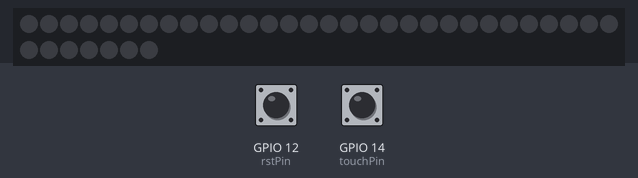
The sketch below on a simulated ESP32. Parts: 37 RGB LEDs in strip order, left to right, continuing on the next row. The inputs (shaded band) are chosen by the test bench; at power-on: GPIO 14 (touchPin) HIGH, GPIO 12 (rstPin) HIGH. Dim RGB values are drawn brighter than linear; what the sketch prints to the serial monitor is not drawn.

Above: at 1.2 s.
1.3 s: GPIO 14 (touchPin) pulled LOW for 1 s
At 3.3 s:
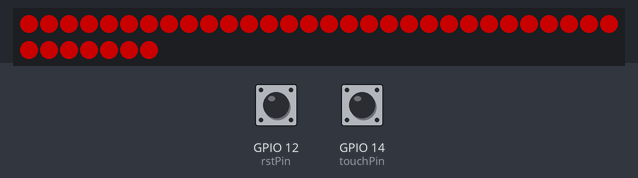
3.8 s: GPIO 12 (rstPin) pulled LOW for 3.2 s
At 5.46 s:
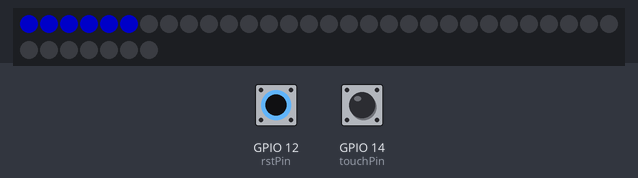
8.5 s: GPIO 14 (touchPin) pulled LOW for 0.15 s
At 9.7 s:
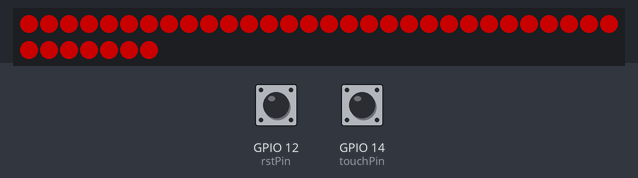
10.1 s: GPIO 14 (touchPin) pulled LOW for 0.15 s
At 11.1 s:
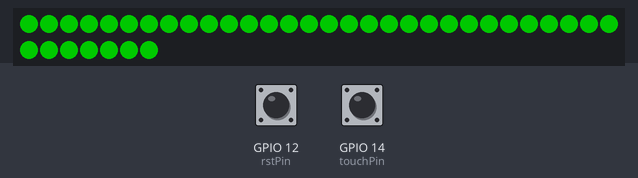
11.7 s: GPIO 14 (touchPin) pulled LOW for 3.2 s
At 12.1 s:
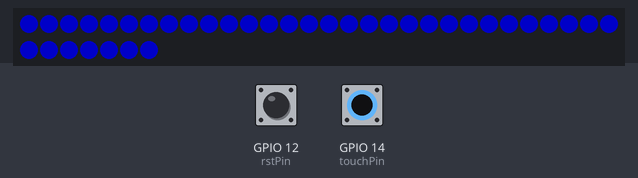
Timing chart, 0 to 14.6 s (numbered marks = the images above; inputs shaded):
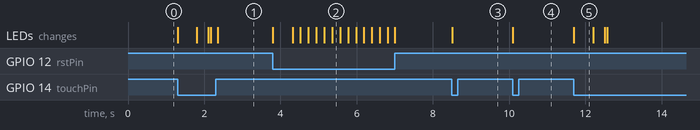

The sketch:

Lamp_Web_V2.ino
```cpp
#include <WiFiManager.h>
#include <Adafruit_NeoPixel.h>

#define rstPin 12
#define LEDPin 13
#define touchPin 14
#define LEDCount 37

int brightness = 100;
int varBright = 255;
int rstTime = 0;
bool canRst = true;
int LEDNum = 0;
const int maxCount = 6500;
unsigned long lastPressTime = 0;
bool isFirstPress = true;
bool isButtonPressed = false;  // Flag to track button state
int timeout = 120; // seconds to run for
int pattern = 0;
int numPatterns = 6;
bool canChange = true;
bool patternOn = false;
int touchState = HIGH;
int lastTouchState = HIGH;
unsigned long touchTime = 0;
unsigned long lastDebounceTime = 0;  // the last time the output pin was toggled
unsigned long debounceDelay = 50;    // the debounce time; increase if the output flickers

Adafruit_NeoPixel strip(LEDCount, LEDPin, NEO_GRB + NEO_KHZ800);

void setup() {
  WiFi.mode(WIFI_STA);
  Serial.begin(115200);
  strip.begin();
  strip.show();
  strip.setBrightness(brightness);
  pinMode(rstPin, INPUT_PULLUP);
  pinMode(touchPin, INPUT_PULLUP);
}

void loop() {
  int rstState = digitalRead(rstPin);
  unsigned long currentTime = millis();
  int touchState = digitalRead(touchPin);
  // Button pressed
  if (rstState == LOW) {
    // Debounce to avoid false detections
    if (!isButtonPressed) {
      isButtonPressed = true;

      // First press
      if (isFirstPress) {
        lastPressTime = currentTime;
        isFirstPress = false;
        strip.clear();
        strip.show();
        patternOn = false;
      }
      // Second press within 3 seconds
      else if (currentTime - lastPressTime < 3000) {
        // Perform specific actions here (e.g., enter AP mode)
        WiFiManager wm;
        wm.resetSettings();
        wm.setConfigPortalTimeout(timeout);

        if (!wm.startConfigPortal("OnDemandAP")) {
          Serial.println("Failed to connect and hit timeout");
          delay(3000);
          ESP.restart();
          delay(5000);
        }

        Serial.println("Connected...yeey :)");
        isFirstPress = true;
      }
    } if (rstTime < maxCount && canRst) {
        rstTime++;
      } else if (rstTime >= maxCount) {
        int i = 0;
        rstTime = 1;
        canRst = false;
        while (i < 255 * 2) {
          strip.fill(strip.Color(0, 255 - i / 2, 0), 0, LEDCount);
          strip.show();
          i++;
        }
      } if (rstTime > 500 && rstTime < maxCount) {
        LEDNum = map(rstTime, 500, maxCount, 0, LEDCount);
        isFirstPress = true;
        strip.setPixelColor(LEDNum, strip.Color(0, 0, 255));
        strip.show();
      }
  }
  // Button not pressed
  else {
    // Debounce to avoid false detections
    if (isButtonPressed) {
      isButtonPressed = false;
      strip.fill(strip.Color(0, 0, 0), 0, LEDCount);
      strip.show();
      // Reset for a single press
      if (currentTime - lastPressTime >= 3000) {
      isFirstPress = true;
      }
      rstTime = 0;
      canRst = true;
    }
  }
  if (touchState != lastTouchState){
      touchTime = millis();
      if (touchState == LOW){
        if (canChange){
          canChange = false;
          if (patternOn){

            if (pattern >= numPatterns){
              pattern = 0;
            }
            else{
              pattern++;
            }
          } else {
            patternOn = true;
          }
        patterns(pattern);
        strip.show();
        Serial.println(pattern);
        }
      } else {
        delay(50);
        if (touchState == HIGH){
          canChange = true;
          varBright = 255;
          patterns(pattern);
          strip.show();
        }
      }
    lastTouchState = touchState;
  } else if ((millis() - touchTime) > 500 && touchState == LOW){
    Serial.println("HELD");
    if(varBright > 0){
      varBright--;
      patterns(pattern);
      strip.show();
    }
  }
}

void patterns(int op){
  switch(op){
    case 0:
      strip.fill(strip.Color(varBright,0,0),0,LEDCount);
    break;
    case 1:
      strip.fill(strip.Color(0,varBright,0),0,LEDCount);
    break;
    case 2:
      strip.fill(strip.Color(0,0,varBright),0,LEDCount);
    break;
    case 3:
      strip.fill(strip.Color(varBright,varBright,0),0,LEDCount);
    break;
    case 4:
      strip.fill(strip.Color(varBright,0,varBright),0,LEDCount);
    break;
    case 5:
      strip.fill(strip.Color(0,varBright,varBright),0,LEDCount);
    break;
    case 6:
      strip.fill(strip.Color(varBright,varBright,varBright),0,LEDCount);
    break;


  }

}
```

Measured:
- after the input at 1.3 s, the LEDs: change at once (image 1)
- after the input at 3.8 s, the LEDs: first change at once (image 2 shows a later state)
- after the input at 8.5 s, the LEDs: change at once (image 3)
- after the input at 10.1 s, the LEDs: change at once (image 4)
- after the input at 11.7 s, the LEDs: change at once (image 5)
